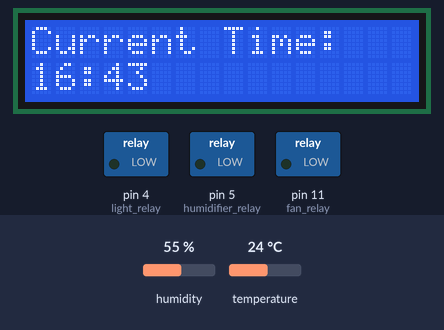
A program run on a simulated MicroPython board. Shown: 16×2 character LCD, switched loads named in the program (green lamp = pin HIGH). The inputs (shaded band) are chosen by the test bench; at power-on: humidity 55 %, temperature 24 °C. The clock reads 2024-03-15 10:24:30 at power-on unless the program sets it; library files of the repository ran but are not shown: machine_i2c_lcd.py.

Above: at 2.1 s.
At 14.2 s:
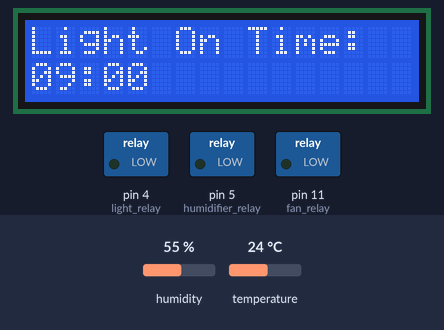
At 26.2 s:
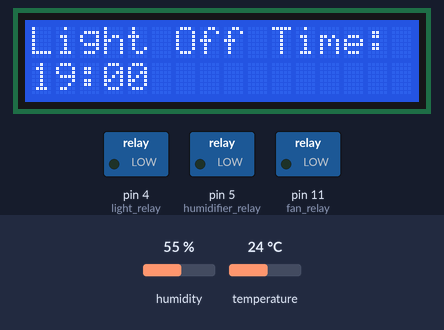
At 38.2 s:
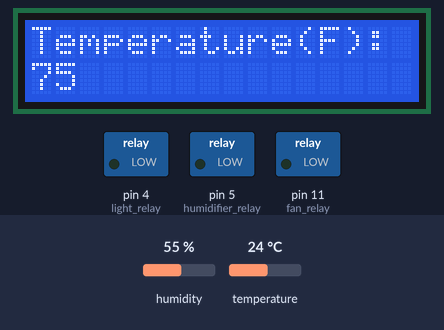

The program:

main.py
```python
#IMPORTS
#-------------------------------
from dht import DHT11, InvalidChecksum
from fan import Fan
from humidifier import Humidifier
from uv_light import UV_Light
#from water_pump import Water_Pump
from ideal_plant_climate import Ideal_Plant_Climate
from machine import Pin, I2C, ADC
from machine_i2c_lcd import I2cLcd
import machine
import utime
#--------------------------------------------------------------------------------------------
#Pin Assignment
#-------------------------------
DHTPin = Pin(15, Pin.OUT, Pin.PULL_DOWN)            #Temp and Humidity sensor
light_relay = Pin(4, Pin.OUT)                       #Socket A
humidifier_relay = Pin(5, Pin.OUT)                  #Socket C
#pump_relay = Pin(6, Pin.OUT)                       #Socket B
fan_relay = Pin(11, Pin.OUT)                        #Fan
i2c = I2C(0, scl=Pin(9), sda=Pin(8), freq=400000)   #LCD

#Wait to help boot...
utime.sleep(2)
#--------------------------------------------------------------------------------------------
#Function Definitions
#-------------------------------
#The read_temp_and_humidity function reads the humidty level and temperature, con-
#verts the temperature from celsius to fahrenheit then returns the two values as a tuple.
def read_temp_and_humidity():

    #Create sensorObject to obtain readings.
    sensorObject = DHT11(DHTPin)

    #Try block is used in case of faulty pulse reading.
    try:

        #This sections reads the values returned from the sensors and covnerts the temp.
        #value into fahrenheit.
        fahr_temp = (sensorObject.temperature / 5 * 9 + 32)
        humidity = (sensorObject.humidity)

    except:
            fahr_temp = 99
            humidity = 99

    return fahr_temp, humidity

#The main function is made up of the logic used to call all the function neccassary for
#completing the programming task.
def main():

    #Try block is used for pin clean up.
    try:
        #Create a real time clock object and set datetime.
        rtc_object = machine.RTC()
        rtc_object.datetime((2023, 10, 7, 6, 16, 43, 0, 0))

        #Create a fan object.
        fan_object = Fan()

        #Create a humidifier object.
        humidifier_object = Humidifier()

        #Create a UV light object.
        uv_light_object = UV_Light()

        #Create a water pump object.
        #water_pump_object = Water_Pump()

        #Create address object create a lcd object.
        address_object = i2c.scan()[0]
        lcd_object = I2cLcd(i2c, address_object, 2, 16)

        #Create an ideal plant climate object.
        ideal_plant_climate_object = Ideal_Plant_Climate()

        #Create an iteration variable to count iterations.
        iteration = 0

        #Infinite while loop used to iterate the program.
        while True:

            #Create a current time variable and get current time.
            current_time = rtc_object.datetime()

            #Watering Frequency...
            #
            #Decision statement used to determine if it is water time.
            #if current_time[4] % ideal_plant_climate_object.get_watering_frequency() == 0:
                #if iteration < 1:
                    #water_pump_object.set_water_pump_state(1)
                    #iteration += 1
                #else:
                    #water_pump_object.set_water_pump_state(0)
            #else:
                #water_pump_object.set_water_pump_state(0)
                #iteration = 0

            #Light On and Off...

            #Retrieve and extract the light on hour and minute.
            light_on_time = ideal_plant_climate_object.get_light_on_time()
            light_on_list = light_on_time.split(':')

            #Retrieve and extract the light off hour and minute.
            light_off_time = ideal_plant_climate_object.get_light_off_time()
            light_off_list = light_off_time.split(':')

            # Current hour > light on hour
            if current_time[4] > int(light_on_list[0]):
                uv_light_object.set_light_state(1)

            # Current hour < light on hour
            elif current_time[4] < int(light_on_list[0]):

                # Current hour < light off hour
                if current_time[4] < int(light_off_list[0]):
                    uv_light_object.set_light_state(1)

                else:
                    uv_light_object.set_light_state(0)


            # Current hour == light on hour
            elif current_time[4] == int(light_on_list[0]):

                # Current minute >= light on minute
                if current_time[5] >= int(light_on_list[1]):
                    uv_light_object.set_light_state(1)
                else:
                    uv_light_object.set_light_state(0)

            # Current hour == light off hour
            elif current_time[4] == int(light_off_list[0]):

                # Current minute >= light off minute
                if current_time[5] >= int(light_off_list[1]):
                    uv_light_object.set_light_state(0)
                else:
                    uv_light_object.set_light_state(1)

            #Temperture and Humidity...

            #Get the current temp and humidity.
            fahr_temp, humidity = read_temp_and_humidity()

            #If the current humidity is less than optimal_hum_min, activate the humidifier.
            if humidity < ideal_plant_climate_object.get_min_humidity():
                humidifier_object.set_humidifier_state(1)

            #In all other situation, deactivate the humidifier.
            else:
                humidifier_object.set_humidifier_state(0)

            #If humidity is greater than optimal_hum_max, activate the fans.
            if humidity > ideal_plant_climate_object.get_max_humidity():
                fan_object.set_fan_state(1)

            #Elif optimal_temp_max is less than current temp, activate fans.
            elif ideal_plant_climate_object.get_max_temperature() < fahr_temp:
                fan_object.set_fan_state(1)

            #In any other situation, deactivate fans.
            else:
                fan_object.set_fan_state(0)

            #Format the time for display.
            current_hour = current_time[4]
            if current_hour < 10:
                current_hour = str(current_time[4])
                current_hour = '0' + current_hour
            current_minute = current_time[5]
            if current_minute < 10:
                current_minute = str(current_time[5])
                current_minute = '0' + current_minute
            light_hour = light_on_list[0]
            light_minute = light_on_list[1]
            dark_hour = light_off_list[0]
            dark_minute = light_off_list[1]

            #Create formatted string for displaying to LCD and create a list of them.
            current_time_string = 'Current Time:   ' + str(current_hour) + ':' + str(current_minute)
            light_time_string = 'Light On Time:  ' + str(light_hour) + ':' + str(light_minute)
            dark_time_string = 'Light Off Time: ' + str(dark_hour) + ':' + str(dark_minute)
            temperature_string = str(f'Temperature(F):\n {fahr_temp:.0f}')
            humidity_string = str(f'Humidity(%): \n{humidity:.0f}')
            display_list = [current_time_string, light_time_string, dark_time_string,
                            temperature_string, humidity_string]

            #Display all information to display.
            for item in display_list:
                lcd_object.clear()
                lcd_object.backlight_on()
                lcd_object.putstr(item)
                utime.sleep(12)

            #decision statements is used to determine how the physical objects represented
            #by the program need to be adjusted to match.
            if uv_light_object.get_light_state() == 1:
                light_relay.value(1)
            else:
                light_relay.value(0)
            if fan_object.get_fan_state() == 1:
                fan_relay.value(1)
            else:
                fan_relay.value(0)
            if humidifier_object.get_humidifier_state() == 1:
                humidifier_relay.value(1)
            else:
                humidifier_relay.value(0)
            #if water_pump_object.get_water_pump_state() == 1:
            #    pump_relay.value(1)
            #else:
            #    pump_relay.value(0)

            #Display all information to display.
            #for x in range(6):
                #for item in display_list:
                    #lcd_object.clear()
                    #lcd_object.backlight_on()
                    #lcd_object.putstr(item)
                    #utime.sleep(10)

    finally:
        DHTPin.value(0)         #Temp and Humidity sensor
        light_relay.value(0)    #Lights
        humidifier_relay.value(0)    #Humidifier
        #pump_relay.value(0)    #Water Pump
        fan_relay.value(0)    #Fan

#Call the main function if name == '__main__'
if __name__ == '__main__':
    main()
```

fan.py
```python
#This class is used to create a digital version of the fan so the program
#can better control and replicate the state of the fan.
class Fan:

    #Constructor...
    #
    #No arguement constructor which assigns a default value to the fan_state attribute
    #of 0 to signify off.
    def __init__(self):
        self._fan_state = 0

    #Setter...
    #
    #This setter allows a user or class to set the fan_state attribute.
    #Decision structure ensure the state is either 1 or 0.
    def set_fan_state(self, new_state):
        if new_state == 0:
            self._fan_state = 0
        elif new_state == 1:
            self._fan_state = 1
        else:
            self._fan_state = 0

    #Getter...
    #
    #This getter allows a user or class to get the fan_state attribute's current value.
    def get_fan_state(self):
        return self._fan_state
```

humidifier.py
```python
#This class is used to create a digital version of the Humidifier so the program
#can better control and replicate the state of the Humidifier.
class Humidifier:

    #Constructor...
    #
    #No arguement constructor which assigns a default value to the humidifier_state attribute
    #of 0 to signify off.
    def __init__(self):
        self._humidifier_state = 0

    #Setter...
    #
    #This setter allows a user or class to set the humidifier_state attribute.
    #Decision structure ensure the state is either 1 or 0.
    def set_humidifier_state(self, new_state):
        if new_state == 0:
            self._humidifier_state = 0
        elif new_state == 1:
            self._humidifier_state = 1
        else:
            self._humidifier_state = 0

    #Getter...
    #
    #This getter allows a user or class to get the humidifier_state attribute's current value.
    def get_humidifier_state(self):
        return self._humidifier_state
```

uv_light.py
```python
#This class is used to create a digital version of the uv light so the program
#can better control and replicate the state of the uv light.
class UV_Light:

    #Constructor...
    #
    #No arguement constructor which assigns a default value to the light_state attribute
    #of 0 to signify off.
    def __init__(self):
        self._light_state = 0

    #Setter...
    #
    #This setter allows a user or class to set the light_state attribute.
    #Decision structure ensure the state is either 1 or 0.
    def set_light_state(self, new_state):
        if new_state == 0:
            self._light_state = 0
        elif new_state == 1:
            self._light_state = 1
        else:
            self._light_state = 0

    #Getter...
    #
    #This getter allows a user or class to get the light_state attribute's current value.
    def get_light_state(self):
        return self._light_state
```

ideal_plant_climate.py
```python
#This class is used to create a digital version of the ideal plant climate so the program
#can better control and replicate the state of the ideal plant climate.
class Ideal_Plant_Climate:

    #Constructor...
    #
    #No arguement constructor which assigns a default value to the max_temperature
    #attribute of 0 to signify off.
    def __init__(self):
        self._max_temperature = 75
        self._max_humidity = 40
        self._min_temperature = 65
        self._min_humidity = 30
        self._light_on_time = '09:00'
        self._light_off_time = '19:00'
        self._watering_frequency = 4

    #Getter...
    #
    #This getter allows a user or class to get the max_temperature attribute's current value.
    def get_max_temperature(self):
        return self._max_temperature
    #
    #This getter allows a user or class to get the max_humidity attribute's current value.
    def get_max_humidity(self):
        return self._max_humidity
    #
    #This getter allows a user or class to get the min_temperature attribute's current value.
    def get_min_temperature(self):
        return self._min_temperature
    #
    #This getter allows a user or class to get the min_humidity attribute's current value.
    def get_min_humidity(self):
        return self._min_humidity
    #
    #This getter allows a user or class to get the light_on_time attribute's current value.
    def get_light_on_time(self):
        return self._light_on_time
    #
    #This getter allows a user or class to get the light_off_time attribute's current value.
    def get_light_off_time(self):
        return self._light_off_time
    #
    #This getter allows a user or class to get the watering_frequency attribute's current value.
    def get_watering_frequency(self):
        return self._watering_frequency
```

Measured:
- what the display in image 0 shows lasts 12.0 s, from 2.1 s to 14.1 s
